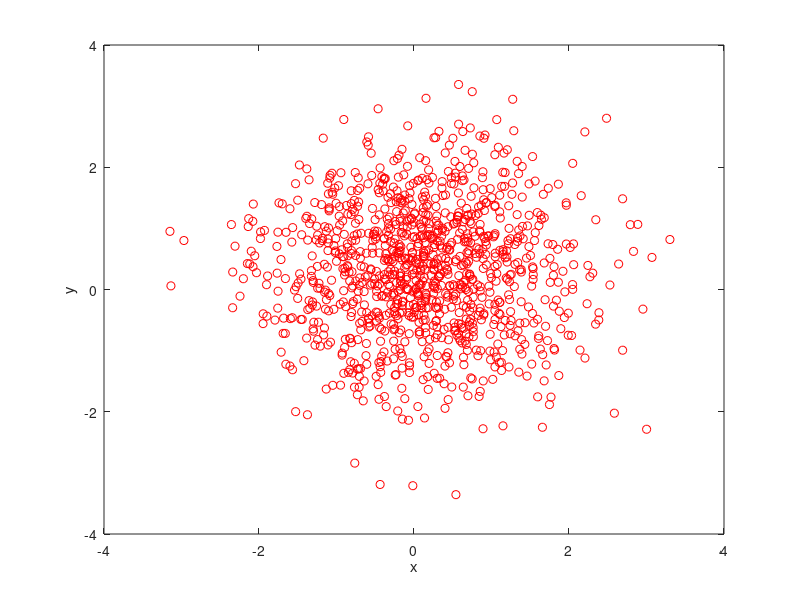

MATLAB code for this plot: (Note: this script raises an error after producing the figure.)
%%  This is a demo showing how to use this toolbox
%   This experiment is performed on synthetic data

%   Copyright by Quan Wang, 2011/05/10
%   Please cite: Quan Wang. Kernel Principal Component Analysis and its
%   Applications in Face Recognition and Active Shape Models.
%   arXiv:1207.3538 [cs.CV], 2012.

clear;clc;close all;

addpath('../code');
N = 11;
ndims = 10;
mu = zeros( N, ndims );
rng('default')  % For reproducibility

for dim = 1:ndims
    firstDim = -1 + (1 + 1)*rand(N,1);
    mu( :, dim ) = firstDim;
end

mu = repmat(mu, 100, 1);
sigmaval = 0.8;
Sigma = diag( ones( ndims, 1 )*sigmaval );
data = mvnrnd(mu,Sigma);

figure;
plot( data(:, 1), data(:, 2), 'ro' )
xlabel('x');
ylabel('y');

%% standard PCA
d = min( N, ndims );
disp('Performing standard PCA...');
[Y1 , pcaEigVector, pcaEigValue] = PCA( data, d );
figure;
plot( Y1( 1:end, 1 ), Y1( 1:end, 2 ), 'b*');
title('standard PCA');


for k = 2:d
    truncVals = getAllReconstructions( pcaEigVector, data', k )';
    % figure;
    % plot( truncVals( 1:end, 1 ), truncVals( 1:end, 2 ), 'b*');
    % title('standard PCA');
    pcaError = computeCenterError( truncVals, mu );
    disp(pcaError)
end


%% polynomial kernel PCA
para=5;
disp('Performing polynomial kernel PCA...');
[Y2]=kPCA(data,d,'poly',para);
figure;hold on;
plot(Y2(1:end,1),Y2(1:end,2),'b*');
title('polynomial kernel PCA');
drawnow;

%% Gaussian kernel PCA
d = 200;
DIST=distanceMatrix(data);
DIST(DIST==0)=inf;
DIST=min(DIST);
para = 2*mean(DIST);
disp('Performing Gaussian kernel PCA...');
[Y3, eigVector]=kPCA(data,d,'gaussian',para);
figure;hold on;
plot(Y3(1:end,3),Y3(1:end,24),'b*');
title('Gaussian kernel PCA');
drawnow;

%% pre-image reconstruction for Gaussian kernel PCA
disp('Performing kPCA pre-image reconstruction...');

for k = 1:d
    PI=zeros(size(data)); % pre-image
    eigVectorForReconstruct = eigVector( :, 1:k );
    Y3ForReconstruct = Y3( :, 1:k );
    for i = 1:size(data,1)
        PI(i,:)=kPCA_PreImage( Y3ForReconstruct', eigVectorForReconstruct, data, para, k)';
    end
    kpcaError = computeCenterError( PI, mu );
    disp( kpcaError )
end

%% pre-image reconstruction using custom optimization
disp('Performing kPCA pre-image reconstruction using custom objective...');

d = 5;
Nval = size( data, 1 );
gamma = zeros( 1, Nval );


% options.InitialPopulationRange = [-10;90];
z = mean(data); % initialization
nvars = size( z, 2 );
PI2=zeros(size(data));

for i = 1:size(data,1)

    for j = 1:Nval
        gamma(j) = eigVector( j, 1:d )*Y3( i, 1:d )';
    end
    
    [PI2(i,:), fval] = ga( @(z)projectionObjective( z, gamma, data, para ), nvars, [],[],[],[],[],[],[],[] );
end

kpcaError = computeCenterError( PI2, mu );
disp( kpcaError )
% figure;
% plot(PI(1:end,1),PI(1:end,2), 'b*');
% hold on;
% title('Reconstructed pre-images of Gaussian kPCA');

